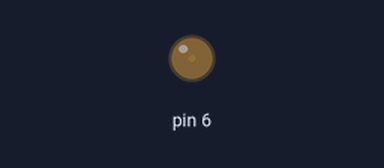
A sketch run on a simulated Arduino Uno, built with avr-gcc and run on an emulated ATmega328P. Parts: output pins drawn as LEDs (lit = HIGH).

Above: at 0.05 s.
At 1.55 s:
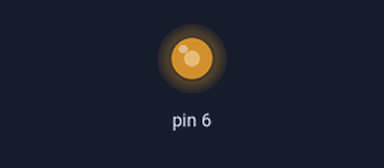
At 2.55 s:
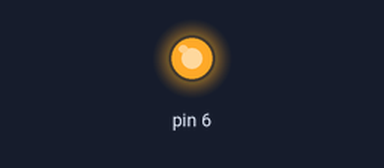
At 5.1 s:
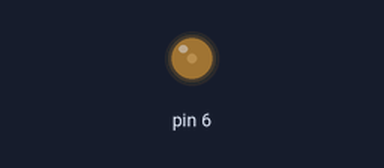
Timing chart, 0 to 8.0 s (numbered marks = the images above):
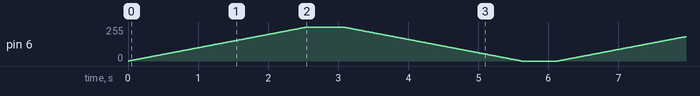

The sketch:

sketch_dec31a.ino
```cpp
void setup()
{
 pinMode(6, OUTPUT);
}

void loop()
{
for(int i = 0; i<=255; i++)
{
 analogWrite(6, i);
 delay(10);
}
delay(500);
for(int i = 255; i>=0; i--)
{
 analogWrite(6, i);
 delay(10);
}
delay(500);
}
```
